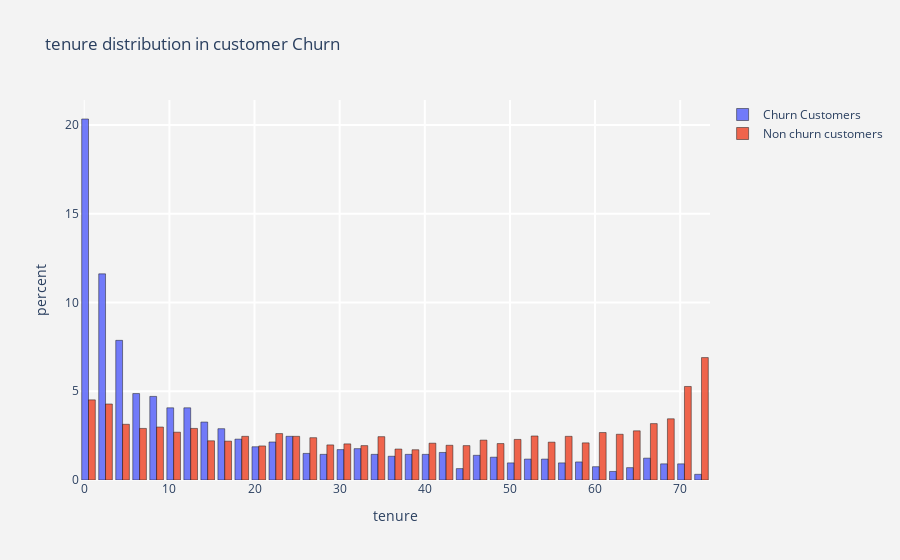
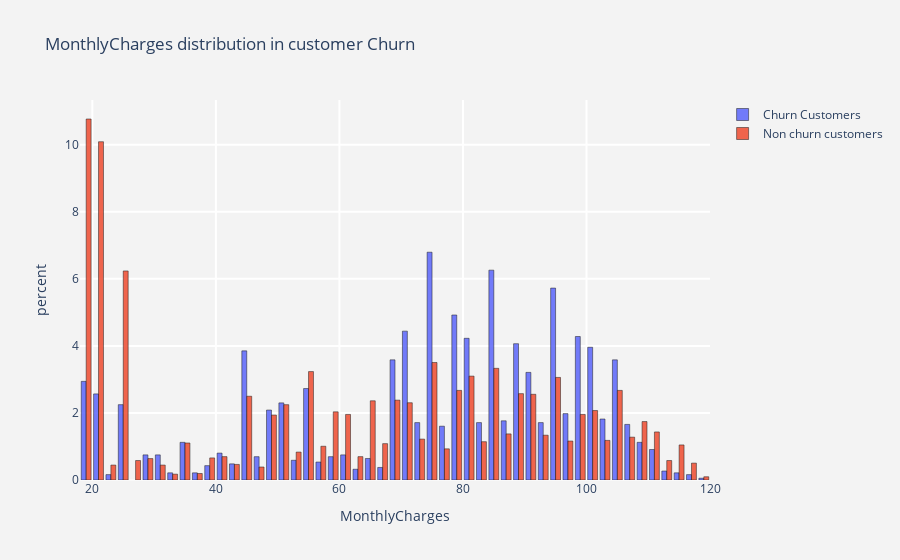
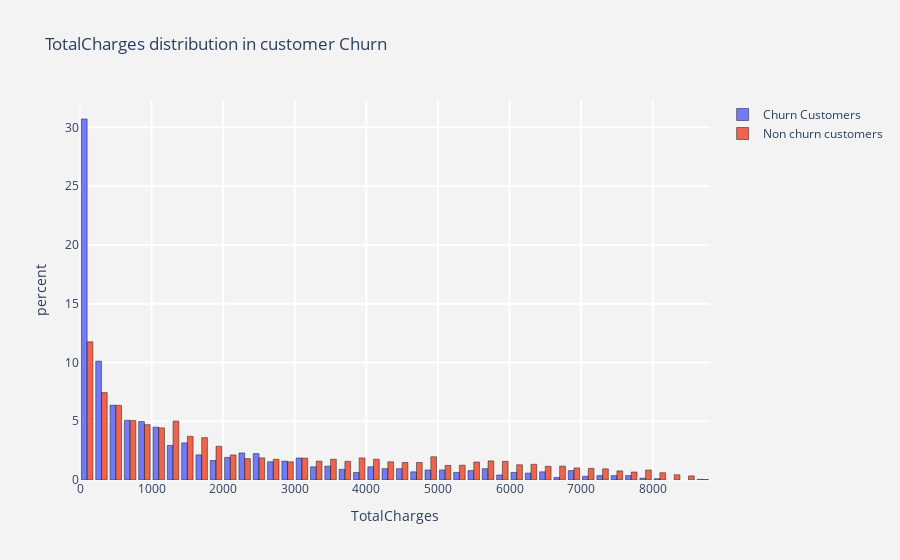

The notebook cell saved with these charts, in order:
### Code cell
for i in num_cols :
    histogram(i)
plt.show()

### Figure 1 — Plotly figure (JSON) as saved in the notebook; plotly's stock layout.template omitted (floating-point values rounded to 4 significant figures; data arrays with more than 128 entries replaced by an {"elided": "..."} marker saying what was removed)
{"data": [{"histnorm": "percent", "marker": {"line": {"color": "black", "width": 0.5}}, "name": "Churn Customers", "opacity": 0.9, "type": "histogram", "x": {"elided": "1869 int values"}}, {"histnorm": "percent", "marker": {"line": {"color": "black", "width": 0.5}}, "name": "Non churn customers", "opacity": 0.9, "type": "histogram", "x": {"elided": "5163 int values"}}], "layout": {"paper_bgcolor": "rgb(243,243,243)", "plot_bgcolor": "rgb(243,243,243)", "title": {"text": "tenure distribution in customer Churn "}, "xaxis": {"gridcolor": "rgb(255, 255, 255)", "gridwidth": 2, "ticklen": 5, "title": {"text": "tenure"}, "zerolinewidth": 1}, "yaxis": {"gridcolor": "rgb(255, 255, 255)", "gridwidth": 2, "ticklen": 5, "title": {"text": "percent"}, "zerolinewidth": 1}}}

### Figure 2 — Plotly figure (JSON) as saved in the notebook; plotly's stock layout.template omitted (floating-point values rounded to 4 significant figures; data arrays with more than 128 entries replaced by an {"elided": "..."} marker saying what was removed)
{"data": [{"histnorm": "percent", "marker": {"line": {"color": "black", "width": 0.5}}, "name": "Churn Customers", "opacity": 0.9, "type": "histogram", "x": {"elided": "1869 float values"}}, {"histnorm": "percent", "marker": {"line": {"color": "black", "width": 0.5}}, "name": "Non churn customers", "opacity": 0.9, "type": "histogram", "x": {"elided": "5163 float values"}}], "layout": {"paper_bgcolor": "rgb(243,243,243)", "plot_bgcolor": "rgb(243,243,243)", "title": {"text": "MonthlyCharges distribution in customer Churn "}, "xaxis": {"gridcolor": "rgb(255, 255, 255)", "gridwidth": 2, "ticklen": 5, "title": {"text": "MonthlyCharges"}, "zerolinewidth": 1}, "yaxis": {"gridcolor": "rgb(255, 255, 255)", "gridwidth": 2, "ticklen": 5, "title": {"text": "percent"}, "zerolinewidth": 1}}}

### Figure 3 — Plotly figure (JSON) as saved in the notebook; plotly's stock layout.template omitted (floating-point values rounded to 4 significant figures; data arrays with more than 128 entries replaced by an {"elided": "..."} marker saying what was removed)
{"data": [{"histnorm": "percent", "marker": {"line": {"color": "black", "width": 0.5}}, "name": "Churn Customers", "opacity": 0.9, "type": "histogram", "x": {"elided": "1869 float values"}}, {"histnorm": "percent", "marker": {"line": {"color": "black", "width": 0.5}}, "name": "Non churn customers", "opacity": 0.9, "type": "histogram", "x": {"elided": "5163 float values"}}], "layout": {"paper_bgcolor": "rgb(243,243,243)", "plot_bgcolor": "rgb(243,243,243)", "title": {"text": "TotalCharges distribution in customer Churn "}, "xaxis": {"gridcolor": "rgb(255, 255, 255)", "gridwidth": 2, "ticklen": 5, "title": {"text": "TotalCharges"}, "zerolinewidth": 1}, "yaxis": {"gridcolor": "rgb(255, 255, 255)", "gridwidth": 2, "ticklen": 5, "title": {"text": "percent"}, "zerolinewidth": 1}}}
